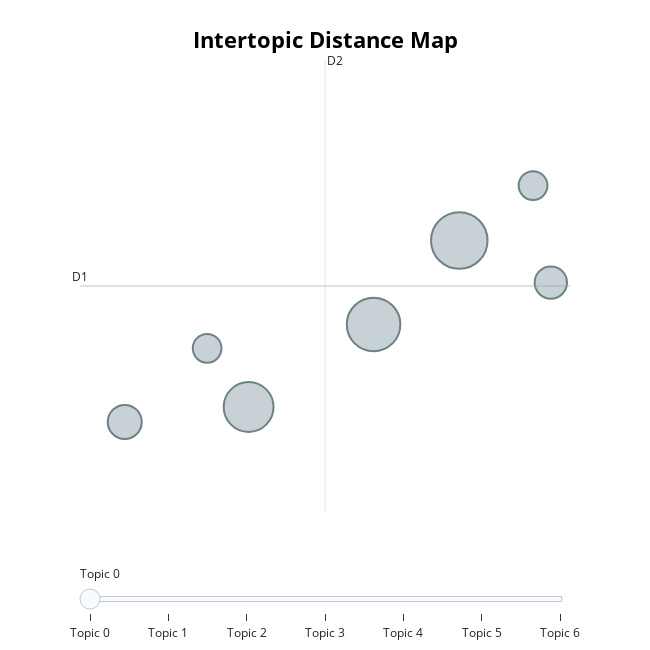

Notebook code for this chart:
### Code cell
topic_model.visualize_topics()

### Figure 1 — Plotly figure (JSON) as saved in the notebook; plotly's stock layout.template omitted (floating-point values rounded to 4 significant figures)
{"data": [{"customdata": [[0, "flexibility | teleworking | work | company | commitment", 58], [1, "communication | internal | team | misunderstandings | environment", 52], [2, "suppliers | materials | problems | supplier | relationship", 45], [3, "wages | reflect | competitive | motivate | salary", 21], [4, "opportunities | professional | development | growth | able", 19], [5, "organization | lack | structure | company | potential", 15], [6, "workload | effort | recognition | valued | recognized", 15]], "hovertemplate": "<b>Topic %{customdata[0]}</b><br>%{customdata[1]}<br>Size: %{customdata[2]}", "legendgroup": "", "marker": {"color": "#B0BEC5", "line": {"color": "DarkSlateGrey", "width": 2}, "size": [58, 52, 45, 21, 19, 15, 15], "sizemode": "area", "sizeref": 0.03625, "symbol": "circle"}, "mode": "markers", "name": "", "orientation": "v", "showlegend": false, "type": "scatter", "x": [0.2201, -0.3012, -1.061, -1.814, 0.7767, -1.313, 0.6685], "xaxis": "x", "y": [7.287, 6.504, 5.735, 5.596, 6.895, 6.282, 7.799], "yaxis": "y"}], "layout": {"annotations": [{"showarrow": false, "text": "D1", "x": -2.086, "y": 6.863, "yshift": 10}, {"showarrow": false, "text": "D2", "x": -0.5965, "xshift": 10, "y": 8.969}], "height": 650, "hoverlabel": {"bgcolor": "white", "font": {"family": "Rockwell", "size": 16}}, "legend": {"itemsizing": "constant", "tracegroupgap": 0}, "margin": {"t": 60}, "shapes": [{"line": {"color": "#CFD8DC", "width": 2}, "type": "line", "x0": -0.5965, "x1": -0.5965, "y0": 4.756, "y1": 8.969}, {"line": {"color": "#9E9E9E", "width": 2}, "type": "line", "x0": -2.086, "x1": 0.8932, "y0": 6.863, "y1": 6.863}], "sliders": [{"active": 0, "pad": {"t": 50}, "steps": [{"args": [{"marker.color": [["red", "#B0BEC5", "#B0BEC5", "#B0BEC5", "#B0BEC5", "#B0BEC5", "#B0BEC5"]]}], "label": "Topic 0", "method": "update"}, {"args": [{"marker.color": [["#B0BEC5", "red", "#B0BEC5", "#B0BEC5", "#B0BEC5", "#B0BEC5", "#B0BEC5"]]}], "label": "Topic 1", "method": "update"}, {"args": [{"marker.color": [["#B0BEC5", "#B0BEC5", "red", "#B0BEC5", "#B0BEC5", "#B0BEC5", "#B0BEC5"]]}], "label": "Topic 2", "method": "update"}, {"args": [{"marker.color": [["#B0BEC5", "#B0BEC5", "#B0BEC5", "red", "#B0BEC5", "#B0BEC5", "#B0BEC5"]]}], "label": "Topic 3", "method": "update"}, {"args": [{"marker.color": [["#B0BEC5", "#B0BEC5", "#B0BEC5", "#B0BEC5", "red", "#B0BEC5", "#B0BEC5"]]}], "label": "Topic 4", "method": "update"}, {"args": [{"marker.color": [["#B0BEC5", "#B0BEC5", "#B0BEC5", "#B0BEC5", "#B0BEC5", "red", "#B0BEC5"]]}], "label": "Topic 5", "method": "update"}, {"args": [{"marker.color": [["#B0BEC5", "#B0BEC5", "#B0BEC5", "#B0BEC5", "#B0BEC5", "#B0BEC5", "red"]]}], "label": "Topic 6", "method": "update"}]}], "title": {"font": {"color": "Black", "size": 22}, "text": "<b>Intertopic Distance Map</b>", "x": 0.5, "xanchor": "center", "y": 0.95, "yanchor": "top"}, "width": 650, "xaxis": {"anchor": "y", "domain": [0, 1], "range": [-2.086, 0.8932], "title": {"text": ""}, "visible": false}, "yaxis": {"anchor": "x", "domain": [0, 1], "range": [4.756, 8.969], "title": {"text": ""}, "visible": false}}}
